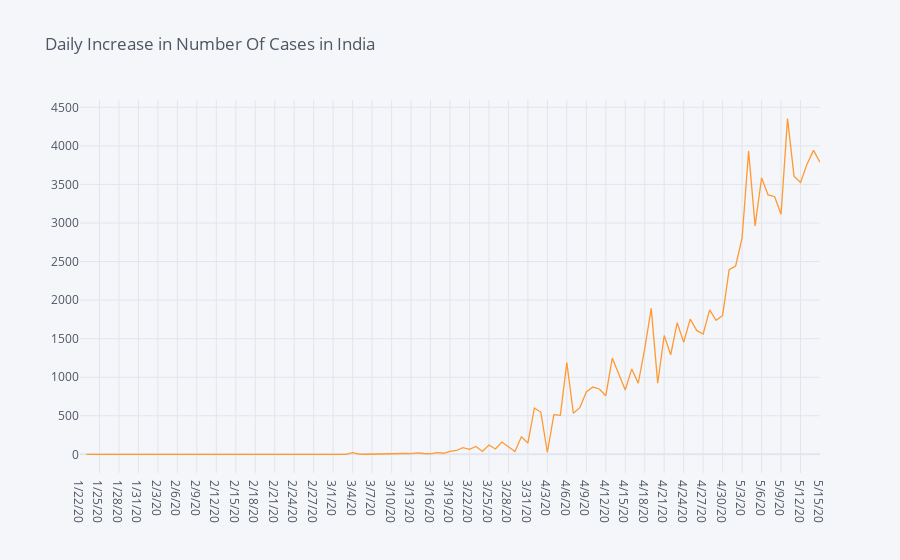

The notebook cell saved with this chart:
### Code cell
covid_country.loc['India'].diff().iplot(title = "Daily Increase in Number Of Cases in India")

### Figure 1 — Plotly figure (JSON) as saved in the notebook; plotly's stock layout.template omitted (floating-point values rounded to 4 significant figures)
{"data": [{"line": {"color": "rgba(255, 153, 51, 1.0)", "dash": "solid", "shape": "linear", "width": 1.3}, "mode": "lines", "name": "India", "text": "", "type": "scatter", "x": ["1/22/20", "1/23/20", "1/24/20", "1/25/20", "1/26/20", "1/27/20", "1/28/20", "1/29/20", "1/30/20", "1/31/20", "2/1/20", "2/2/20", "2/3/20", "2/4/20", "2/5/20", "2/6/20", "2/7/20", "2/8/20", "2/9/20", "2/10/20", "2/11/20", "2/12/20", "2/13/20", "2/14/20", "2/15/20", "2/16/20", "2/17/20", "2/18/20", "2/19/20", "2/20/20", "2/21/20", "2/22/20", "2/23/20", "2/24/20", "2/25/20", "2/26/20", "2/27/20", "2/28/20", "2/29/20", "3/1/20", "3/2/20", "3/3/20", "3/4/20", "3/5/20", "3/6/20", "3/7/20", "3/8/20", "3/9/20", "3/10/20", "3/11/20", "3/12/20", "3/13/20", "3/14/20", "3/15/20", "3/16/20", "3/17/20", "3/18/20", "3/19/20", "3/20/20", "3/21/20", "3/22/20", "3/23/20", "3/24/20", "3/25/20", "3/26/20", "3/27/20", "3/28/20", "3/29/20", "3/30/20", "3/31/20", "4/1/20", "4/2/20", "4/3/20", "4/4/20", "4/5/20", "4/6/20", "4/7/20", "4/8/20", "4/9/20", "4/10/20", "4/11/20", "4/12/20", "4/13/20", "4/14/20", "4/15/20", "4/16/20", "4/17/20", "4/18/20", "4/19/20", "4/20/20", "4/21/20", "4/22/20", "4/23/20", "4/24/20", "4/25/20", "4/26/20", "4/27/20", "4/28/20", "4/29/20", "4/30/20", "5/1/20", "5/2/20", "5/3/20", "5/4/20", "5/5/20", "5/6/20", "5/7/20", "5/8/20", "5/9/20", "5/10/20", "5/11/20", "5/12/20", "5/13/20", "5/14/20", "5/15/20"], "y": ["", 0, 0, 0, 0, 0, 0, 0, 1, 0, 0, 1, 1, 0, 0, 0, 0, 0, 0, 0, 0, 0, 0, 0, 0, 0, 0, 0, 0, 0, 0, 0, 0, 0, 0, 0, 0, 0, 0, 0, 2, 0, 23, 2, 1, 3, 5, 4, 13, 6, 11, 9, 20, 11, 6, 23, 14, 38, 50, 86, 66, 103, 37, 121, 70, 160, 100, 37, 227, 146, 601, 545, 24, 515, 506, 1190, 533, 605, 809, 873, 848, 759, 1248, 1034, 835, 1108, 922, 1370, 1893, 924, 1541, 1290, 1707, 1453, 1753, 1607, 1561, 1873, 1738, 1801, 2394, 2442, 2806, 3932, 2963, 3587, 3364, 3344, 3113, 4353, 3607, 3524, 3763, 3942, 3787]}], "layout": {"legend": {"bgcolor": "#F5F6F9", "font": {"color": "#4D5663"}}, "paper_bgcolor": "#F5F6F9", "plot_bgcolor": "#F5F6F9", "title": {"font": {"color": "#4D5663"}, "text": "Daily Increase in Number Of Cases in India"}, "xaxis": {"gridcolor": "#E1E5ED", "showgrid": true, "tickfont": {"color": "#4D5663"}, "title": {"font": {"color": "#4D5663"}, "text": ""}, "zerolinecolor": "#E1E5ED"}, "yaxis": {"gridcolor": "#E1E5ED", "showgrid": true, "tickfont": {"color": "#4D5663"}, "title": {"font": {"color": "#4D5663"}, "text": ""}, "zerolinecolor": "#E1E5ED"}}}
